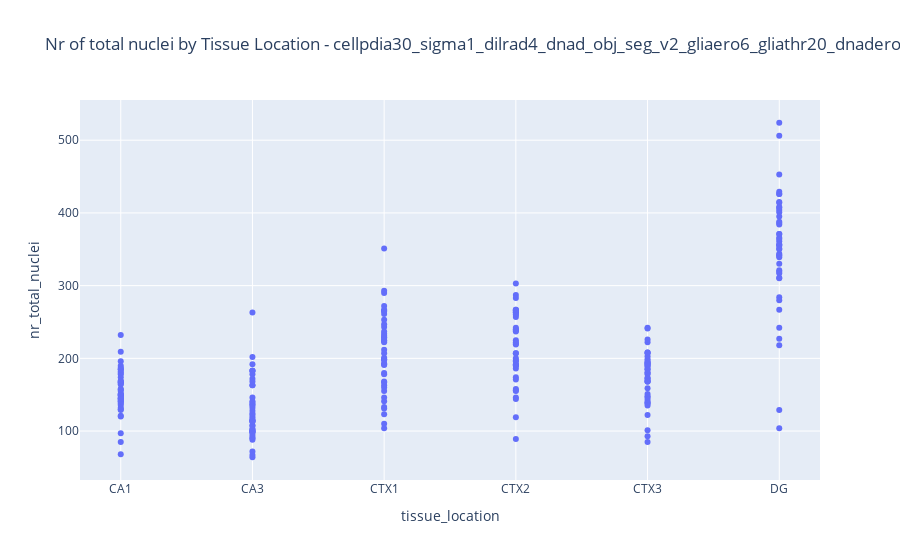

Here is the notebook cell this chart was saved with:
### Code cell
# Create the plot
fig = px.scatter(df, x='tissue_location', y='nr_total_nuclei',
                 hover_data=['staining_id','index'], title=f'Nr of total nuclei by Tissue Location - {title}')

# Show the plot
fig.show()

### Figure 1 — Plotly figure (JSON) as saved in the notebook; plotly's stock layout.template omitted (floating-point values rounded to 4 significant figures; data arrays with more than 128 entries replaced by an {"elided": "..."} marker saying what was removed)
{"data": [{"customdata": {"elided": "252x2 int values"}, "hovertemplate": "tissue_location=%{x}<br>nr_total_nuclei=%{y}<br>staining_id=%{customdata[0]}<br>index=%{customdata[1]}<extra></extra>", "legendgroup": "", "marker": {"color": "#636efa", "symbol": "circle"}, "mode": "markers", "name": "", "orientation": "v", "showlegend": false, "type": "scatter", "x": {"elided": "252 str values"}, "xaxis": "x", "y": {"elided": "252 int values"}, "yaxis": "y"}], "layout": {"legend": {"tracegroupgap": 0}, "title": {"text": "Nr of total nuclei by Tissue Location - cellpdia30_sigma1_dilrad4_dnad_obj_seg_v2_gliaero6_gliathr20_dnadero2"}, "xaxis": {"anchor": "y", "domain": [0, 1], "title": {"text": "tissue_location"}}, "yaxis": {"anchor": "x", "domain": [0, 1], "title": {"text": "nr_total_nuclei"}}}}
